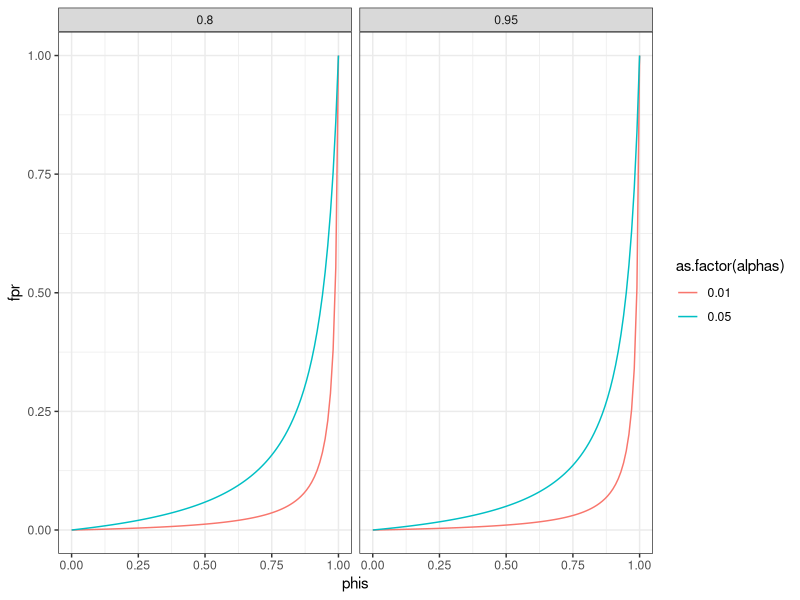
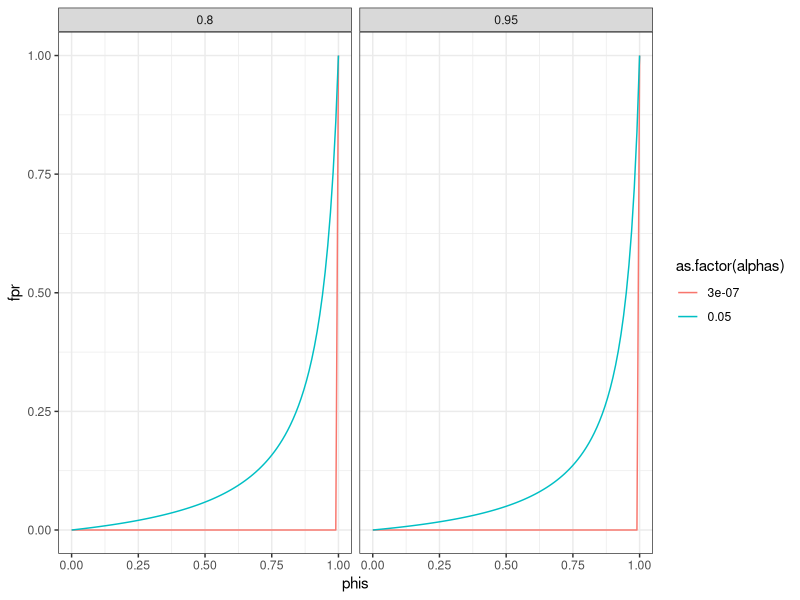
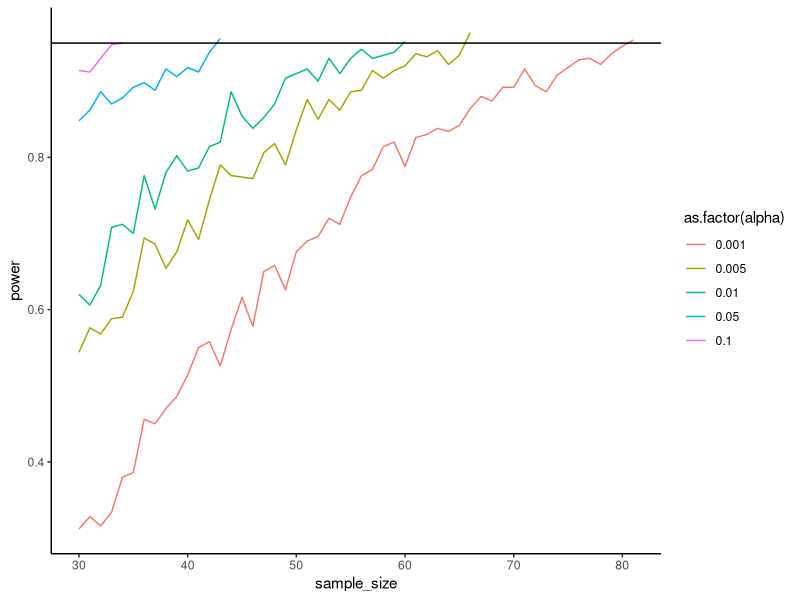
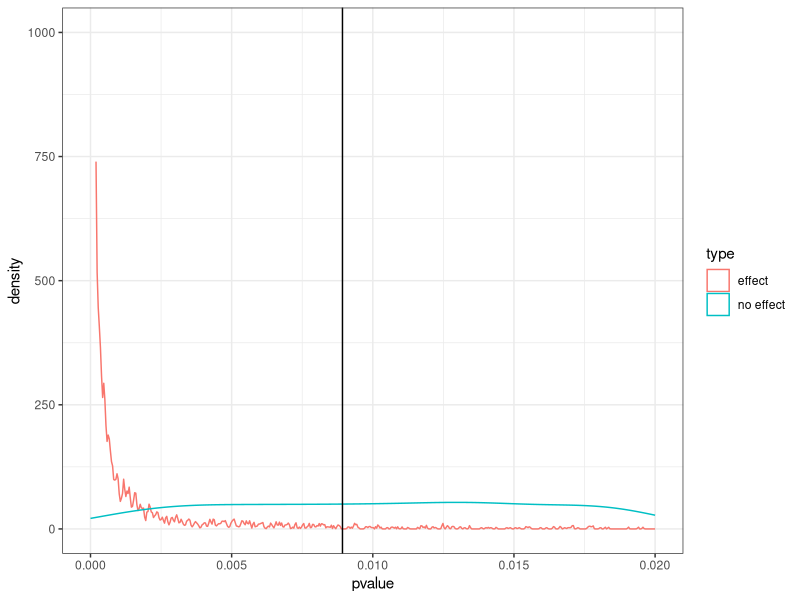
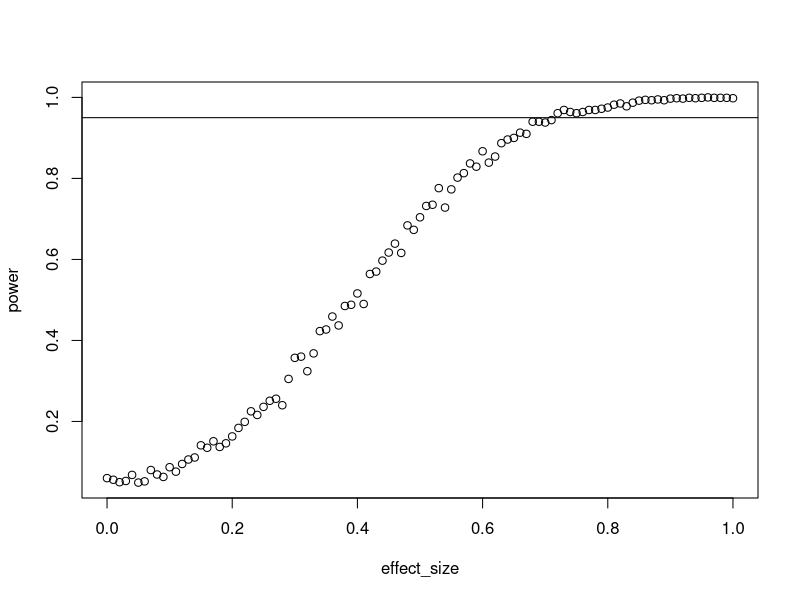
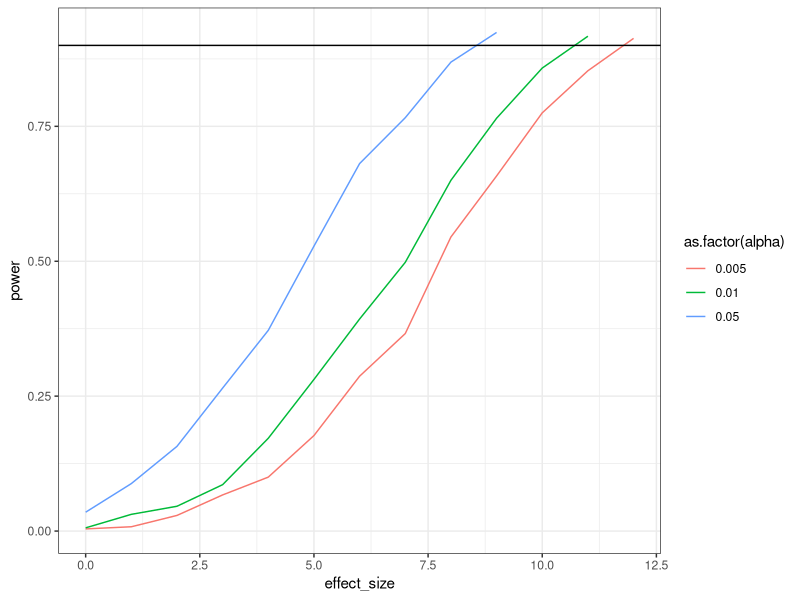
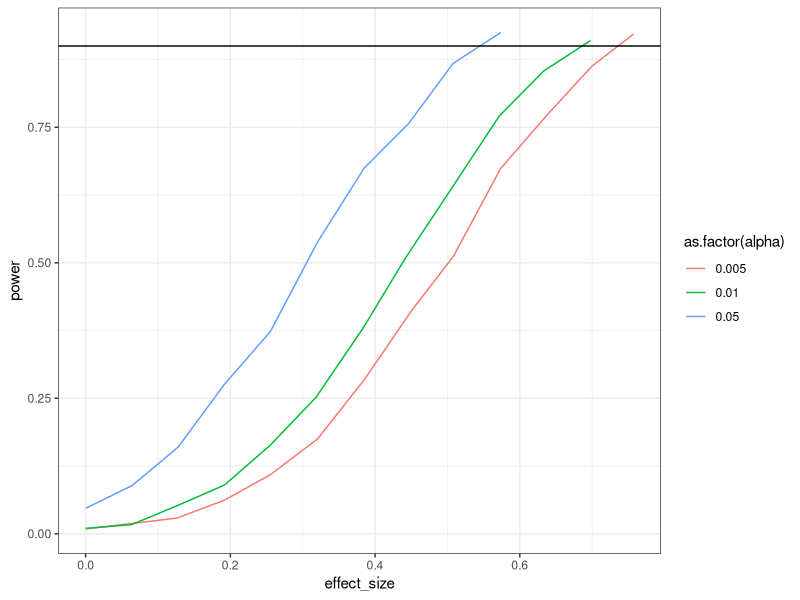

Source code (R) for these figures, in order:
## ---- chunk 1
#| echo: true
#| eval: true

iq_scores <- seq(100, 105, 1)
sample_size <- c(10, 20)
d <- expand.grid(iq_scores, sample_size)

d
## ---- chunk 2
phis <- seq(0, 1, 0.01)
alphas <- c(standard = .05, low = .01)
power <- c(0.80, 0.95)

d <- expand.grid(phis, alphas, power)
names(d) <- c("phis", "alphas", "power")
d$fpr <- (d$phis * d$alphas) / ((d$phis * d$alphas) + (d$power * (1 - d$phis)))

library(ggplot2)
ggplot(d, aes(x = phis, y = fpr, color = as.factor(alphas))) + geom_line() + facet_wrap(~ power) + theme_bw()
## ---- chunk 3
phis <- seq(0, 1, 0.01)
alphas <- c(standard = .05, physics = 3*10^-7)
power <- c(0.80, 0.95)

d <- expand.grid(phis, alphas, power)
names(d) <- c("phis", "alphas", "power")
d$fpr <- (d$phis * d$alphas) / ((d$phis * d$alphas) + (d$power * (1 - d$phis)))

ggplot(d, aes(x = phis, y = fpr, color = as.factor(alphas))) + geom_line() + facet_wrap(~ power) + theme_bw()
## ---- chunk 4
library(MASS)

means <- c(pre = 4, post = 4.3)
pre_sd <- 0.4
post_sd <- 0.7
correlation <- 0.65
alphas <- c(0.005, 0.001, 0.01, 0.05, 0.10)
runs <- 500
n_max <- 110

sigma <- 
    matrix(
      c(
        pre_sd**2,
        correlation * pre_sd * post_sd,
        correlation * pre_sd * post_sd,
        post_sd**2
      ),
      ncol = 2
    )

outcomes <- 
  data.frame(
    sample_size = NULL,
    alpha = NULL,
    power = NULL
  )

for (analpha in alphas) {
  
  n <- 30
  power <- 0
  
  while (power < 0.95 & n <= n_max) {
    
    pvalues <- NULL
    
    for (i in 1:runs) {
      
      d <- as.data.frame(
        mvrnorm(
          n,
          means,
          sigma
        )
      )
      
      t <- t.test(d$pre, d$post, paired = TRUE)
      
      pvalues[i] <- t$p.value
    }
    
    power <- sum(pvalues < analpha) / length(pvalues)
    
    outcomes <- rbind(
      outcomes,
      data.frame(
        sample_size = n,
        alpha = analpha,
        power = power
      )
    )
    
    n <- n + 1
  }
}

ggplot(outcomes, aes(x = sample_size, y = power, color = as.factor(alpha))) + geom_line() + geom_hline(yintercept = 0.95) + theme_classic()
## ---- chunk 5
set.seed(42)

n <- 1e3
m <- 100
sd <- 15
sesoi <- 3
draws <- 1e4
alpha <- 0.008925552

pvalues <- NULL
nulls <- NULL

for (i in 1:draws) {
  
  control <- rnorm(n, m, sd)
  treatment <- rnorm(n, m + sesoi, sd)
  
  pvalues[i] <- t.test(control, treatment, alternative = "less")$p.value
  
  control <- rnorm(n, m, sd)
  treatment <- rnorm(n, m, sd)
  
  nulls[i] <- t.test(control, treatment, alternative = "less")$p.value
}

power <- sum(pvalues < alpha) / length(pvalues)

d <- data.frame(
  pvalue = c(pvalues, nulls),
  type = rep(c("effect", "no effect"), each = draws)
)

ggplot(d, aes(x = pvalue, color = type)) + geom_density() + xlim(c(0, 0.02)) + ylim(c(0, draws/10)) + geom_vline(xintercept = alpha) + theme_bw()
## ---- chunk 6
set.seed(42)

n <- 27
effects <- seq(0, 1, 0.01)
draws <- 1e3


outcomes <- 
  data.frame(
    effect_size = NULL,
    power = NULL
  )

for (aneffect in effects) {
  
  pvalues <- NULL
  
  for (i in 1:draws) {
    
    differences <- rnorm(n, aneffect)
    
    t <- t.test(differences, mu = 0)
    
    pvalues[i] <- t$p.value
  }
  
  outcomes <- 
    rbind(
      outcomes,
      data.frame(
        effect_size = aneffect,
        power = sum(pvalues < 0.05) / length(pvalues)
      )
    )
}

with(outcomes, plot(effect_size, power))
abline(h = 0.95)
## ---- chunk 7
n <- 32
sd_control <- 16
sd_treatment <- 13
correlation <- 0.4
alphas <- c(0.005, 0.01, 0.05)
runs <- 1e3

library(MASS)

outcomes <- 
  data.frame(
    effect_size = NULL,
    alpha = NULL,
    power = NULL
  )

sigma <- 
  matrix(
    c(
      sd_control**2,
      correlation * sd_control * sd_treatment,
      correlation * sd_control * sd_treatment,
      sd_treatment**2
    ),
    ncol = 2
  )

for (analpha in alphas) {
  
  effect_size <- 0
  power <- 0
  
  while (power < 0.90) {
    
    pvalues <- NULL
    
    means <- c(control = 56, treatment = 56 + effect_size)
    
    for (i in 1:runs) {
      
      d <- as.data.frame(
        mvrnorm(
          n,
          means,
          sigma
        )
      )
      
      t <- t.test(d$control, d$treatment, paired = TRUE, alternative = "less")
      
      pvalues[i] <- t$p.value
    }
    
    power <- sum(pvalues < analpha) / length(pvalues)
    
    outcomes <- rbind(
      outcomes,
      data.frame(
        effect_size = effect_size,
        alpha = analpha,
        power = power
      )
    )
    
    effect_size <- effect_size + 1
  }
}

ggplot(outcomes, aes(x = effect_size, y = power, color = as.factor(alpha))) + geom_line() + geom_hline(yintercept = 0.9) + theme_bw()
## ---- chunk 8
set.seed(42)

n <- 32
sd_control <- 16
sd_treatment <- 13
correlation <- 0.4
alphas <- c(0.005, 0.01, 0.05)
runs <- 1e3

library(MASS)

outcomes <- 
  data.frame(
    effect_size = NULL,
    alpha = NULL,
    power = NULL
  )

sigma <- 
  matrix(
    c(
      sd_control**2,
      correlation * sd_control * sd_treatment,
      correlation * sd_control * sd_treatment,
      sd_treatment**2
    ),
    ncol = 2
  )

for (analpha in alphas) {
  
  effect_size <- 0
  power <- 0
  
  while (power < 0.90) {
    
    pvalues <- NULL
    ds <- NULL
    means <- c(control = 56, treatment = 56 + effect_size)
    
    for (i in 1:runs) {
      
      d <- as.data.frame(
        mvrnorm(
          n,
          means,
          sigma
        )
      )
      
      t <- t.test(d$control, d$treatment, paired = TRUE, alternative = "less")
      
      pvalues[i] <- t$p.value
      
      ds[i] <- (effect_size - 0) / sd(d$control-d$treatment)
    }
    
    power <- sum(pvalues < analpha) / length(pvalues)
    
    outcomes <- rbind(
      outcomes,
      data.frame(
        effect_size = mean(ds),
        alpha = analpha,
        power = power
      )
    )
    
    effect_size <- effect_size + 1
  }
}

ggplot(outcomes, aes(x = effect_size, y = power, color = as.factor(alpha))) + geom_line() + geom_hline(yintercept = 0.9) + theme_bw()
